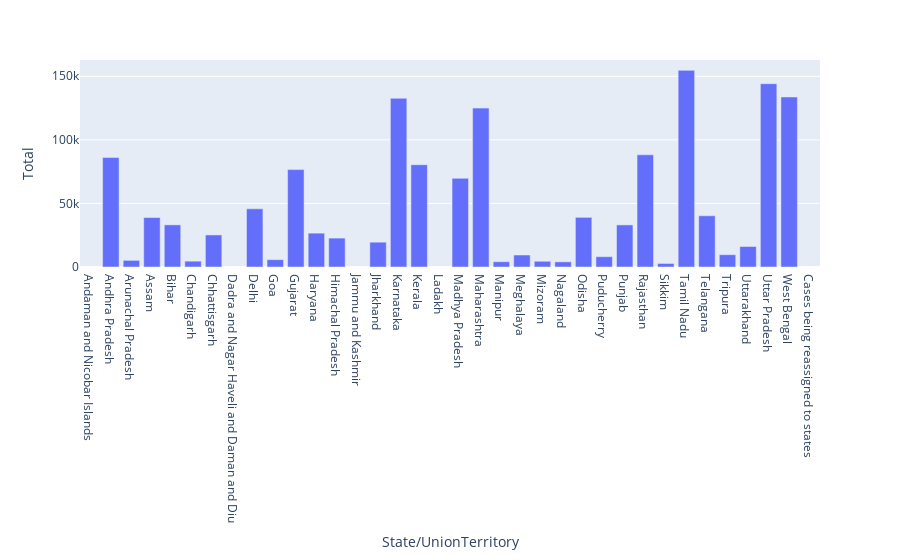

Notebook code cell kept with this figure:
### Code cell
px.bar(df_cases_beds_map, x='State/UnionTerritory', y='Total', hover_name = 'Total_Active_Cases')

### Figure 1 — Plotly figure (JSON) as saved in the notebook; plotly's stock layout.template omitted (floating-point values rounded to 4 significant figures)
{"data": [{"alignmentgroup": "True", "hoverlabel": {"namelength": 0}, "hovertemplate": "<b>%{hovertext}</b><br><br>State/UnionTerritory=%{x}<br>Total=%{y}", "hovertext": [5, 2495, 63, 1953, 2480, 43, 873, 28, 22212, 394, 5619, 3789, 183, 2591, 937, 2997, 1303, 176, 2802, 49628, 308, 21, 103, 107, 1014, 88, 641, 2898, 61, 18284, 2032, 682, 756, 4642, 5587, 7984], "legendgroup": "", "marker": {"color": "#636efa"}, "name": "", "offsetgroup": "", "orientation": "v", "showlegend": false, "textposition": "auto", "type": "bar", "x": ["Andaman and Nicobar Islands", "Andhra Pradesh", "Arunachal Pradesh", "Assam", "Bihar", "Chandigarh", "Chhattisgarh", "Dadra and Nagar Haveli and Daman and Diu", "Delhi", "Goa", "Gujarat", "Haryana", "Himachal Pradesh", "Jammu and Kashmir", "Jharkhand", "Karnataka", "Kerala", "Ladakh", "Madhya Pradesh", "Maharashtra", "Manipur", "Meghalaya", "Mizoram", "Nagaland", "Odisha", "Puducherry", "Punjab", "Rajasthan", "Sikkim", "Tamil Nadu", "Telangana", "Tripura", "Uttarakhand", "Uttar Pradesh", "West Bengal", "Cases being reassigned to states"], "xaxis": "x", "y": [null, 86110, 5218, 38916, 33133, 4592, 25213, null, 45760, 5770, 76597, 26615, 22732, null, 19516, 132682, 80456, null, 69744, 124995, 4160, 9421, 4508, 4058, 39058, 8111, 33105, 88259, 2777, 154673, 40280, 9667, 16123, 144172, 133731, null], "yaxis": "y"}], "layout": {"barmode": "relative", "legend": {"tracegroupgap": 0}, "margin": {"t": 60}, "xaxis": {"anchor": "y", "domain": [0, 1], "title": {"text": "State/UnionTerritory"}}, "yaxis": {"anchor": "x", "domain": [0, 1], "title": {"text": "Total"}}}}
